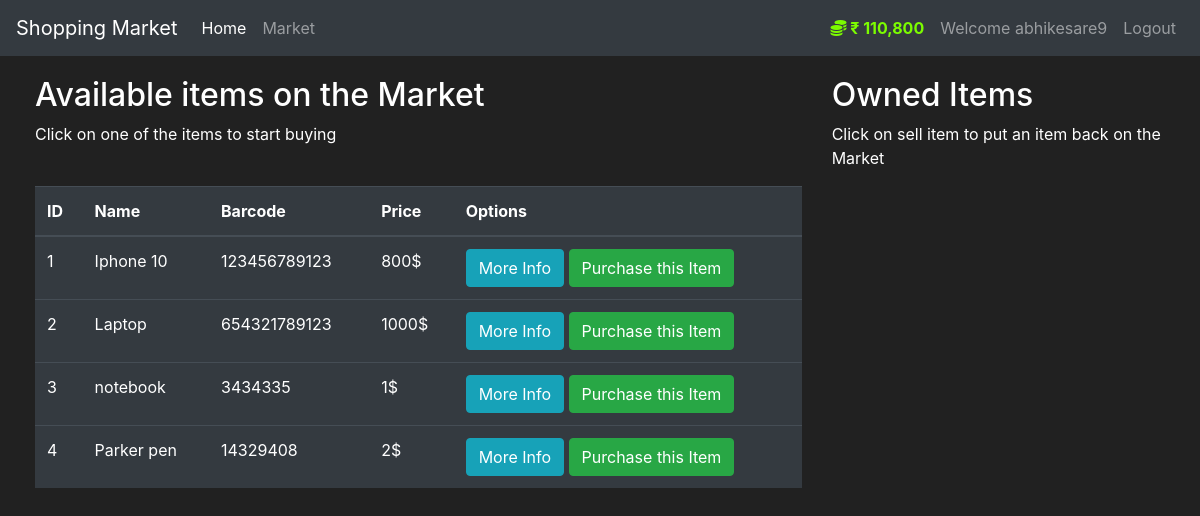
/market (signed in), run on the app's committed database.
### market/models.py (models this page shows, shortened)
class User(db.Model, UserMixin):
    id = db.Column(db.Integer(), primary_key=True)
    username = db.Column(db.String(length=30), nullable=False, unique=True)
    email_address = db.Column(db.String(length=50), nullable=False, unique=True)
    password_hash = db.Column(db.String(length=60), nullable=False)
    budget = db.Column(db.Integer(), nullable=False, default=100000)
    items = db.relationship('Item', backref='owned_user', lazy=True)
    @property
    def prettier_budget(self):
        if len(str(self.budget)) >= 4:
            return f'₹ {str(self.budget)[:-3]},{str(self.budget)[-3:]}'
        else:
            return f"{self.budget}Rs"
    @property
    def password(self):
        return self.password

class Item(db.Model):
    id = db.Column(db.Integer(), primary_key=True)
    name = db.Column(db.String(length=30), nullable=False, unique=True)
    price = db.Column(db.Integer(), nullable=False)
    barcode = db.Column(db.String(length=12), nullable=False, unique=True)
    description = db.Column(db.String(length=1024), nullable=False, unique=True)
    owner = db.Column(db.Integer(), db.ForeignKey('user.id'))

### market/routes.py (the view, shortened to what this page needs)
@app.route('/market',methods=['GET','POST'])
def market_page():
    selling_form = SellItemForm()
    purchase_form = PurchaseItemForm()
    if request.method == "GET":
        try:
            owned_items =  Item.query.filter_by(owner=current_user.id)
            items = Item.query.filter_by(owner=None)
            if items.first() == None:
                flash("You have bought all the items we will know once new items comes up",category='info')
            return render_template('market.html', items=items, purchase_form=purchase_form,owned_items=owned_items,selling_form=selling_form)
        except:
            flash("You haven't logged in so cannot display the page",category='danger')
            return redirect(url_for('login_page'))

### market/models.py (called while the page is built)
@login_manager.user_loader
def load_user(user_id):
    return User.query.get(int(user_id))

### market/templates/market.html (shortened to what this page needs)
{% extends 'base.html' %}
{% block content %}
<div class="row" style="margin-top:20px; margin-left:20px">
   <div class="col-8">
       <h2>Available items on the Market</h2>
       <p>Click on one of the items to start buying</p>
       <br>
      <table class="table table-hover table-dark">
         <thead>
            <tr>
               <th scope="col">ID</th>
               <th scope="col">Name</th>
               <th scope="col">Barcode</th>
               <th scope="col">Price</th>
               <th scope="col">Options</th>
            </tr>
         </thead>
         <tbody>
            {% for item in items %}
            <tr>
               <td>{{ item.id }}</td>
               <td>{{ item.name }}</td>
               <td>{{ item.barcode }}</td>
               <td>{{ item.price }}$</td>
               <td>
                  <button class="btn btn-outline btn-info" data-toggle="modal" data-target="#Modal-MoreInfo-{{ item.id }}">More Info</button>
                  <button class="btn btn-outline btn-success" data-toggle="modal" data-target="#Modal-PurchaseConfirm-{{ item.id }}">Purchase this Item</button>
               </td>
            </tr>
            {% endfor %}
         </tbody>
      </table>
   </div>
   <div class="col-4">
        <h2>Owned Items</h2>
        <p>Click on sell item to put an item back on the Market</p>
        </div>
        <br>
   </div>
{% endblock %}

### market/templates/base.html (shortened to what this page needs)
<!doctype html>
<html lang="en">
   <head>
      <link rel="stylesheet" href="https://cdn.jsdelivr.net/npm/bootstrap@4.5.3/dist/css/bootstrap.min.css">
   </head>
   <body>
    <nav class="navbar navbar-expand-md navbar-dark bg-dark">
      <a class="navbar-brand" href="#">Shopping Market</a>
      <div class="collapse navbar-collapse" id="navbarNav">
        <ul class="navbar-nav mr-auto">
            <li class="nav-item active">
                <a class="nav-link" href="{{ url_for('home_page') }}">Home <span class="sr-only">(current)</span></a>
            </li>
            <li class="nav-item">
                <a class="nav-link" href="{{ url_for('market_page') }}">Market</a>
            </li>
        </ul>
        {% if current_user.is_authenticated %}
        <ul class="navbar-nav">
          <li class="nav-item">
            <a class="nav-link" style="color: lawngreen; font-weight: bold">
                <i class="fas fa-coins"></i>
                {{ current_user.prettier_budget }}
            </a>
        </li>
          <li class="nav-item">
            <a class="nav-link" href="#">Welcome {{ current_user.username }}</a>
        </li>
          <li class="nav-item">
              <a class="nav-link" href="{{url_for('logout') }}">Logout</a>
          </li>
      </ul>
        {% endif %}
      </div>
    </nav>
      {% block content %}
      {% endblock %}
   </body>
</html>

### market/templates/base.html (style rules this page uses)
body { background-color: #212121; color: white }

### data on the page
User: prettier_budget "₹ 110,800", username "abhikesare9"
Item: id "1", name "Iphone 10", barcode "123456789123", price "800"
Item: id "2", name "Laptop", barcode "654321789123", price "1000"
Item: id "3", name "notebook", barcode "3434335", price "1"
Item: id "4", name "Parker pen", barcode "14329408", price "2"
